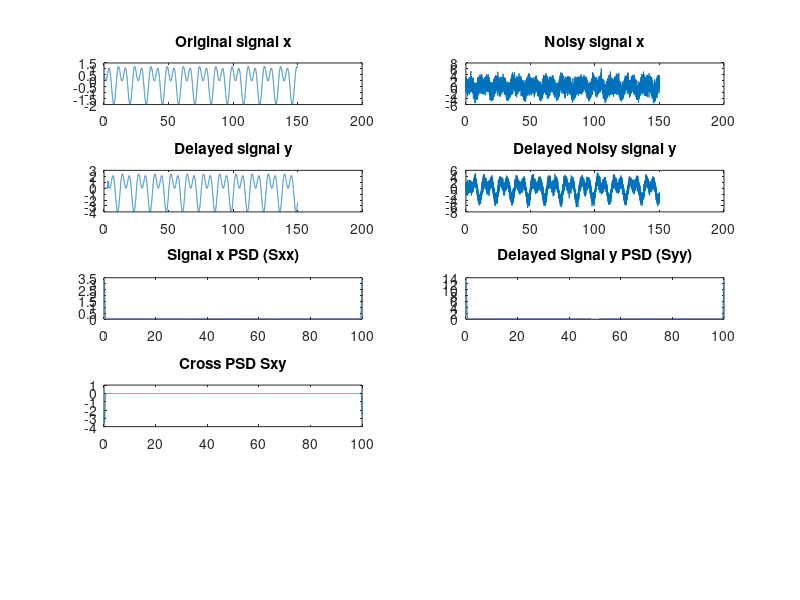

This chart was generated by the following MATLAB code: (Note: this script raises an error after producing the figure.)
%%%%%%%%%%%%%%%%%%%%%%%%%%%%%%%%%%%%%%%%%%%%%%%%
% Generalized Cross Correlation with added noise
%%%%%%%%%%%%%%%%%%%%%%%%%%%%%%%%%%%%%%%%%%%%%%%%

clear all;
fs = 100;
Ts = 1/fs;
n = [0:Ts:150];
fftlength=2*length(n);
delay = 300;                % delay in samples (delay*Ts = sec)

w1 = -0.5;                                  % s1 freq in radians
w2 = 1;                                     % s2 freq in radians
theta1 = 0.6;                               % s1 phase
theta2 = 1.8;                               % s2 phase

s1 = exp(i*(w1.*n + theta1));               % s1 signal
s2 = exp(i*(w2.*n + theta2));               % s2 signal

% Multiplicative Noise (Rayleigh)
alpha1 = 1.38;
poly1 = [1, 0.2, 0.3, 0.5];
s1noise = sqrt(alpha1)*randn(1,length(n));
s1noise = filter(poly1,1,s1noise);        % MA(3) process

alpha2 = 2;
poly2 = [1, -0.5];
s2noise = sqrt(alpha2)*randn(1,length(n)); 
s2noise = filter(poly2,1,s2noise);        % AR(1) process

% Additive Noise (AWGN)
alphav1 = 1.28;
polyv1 = [1, 0.5];
v1 = sqrt(alphav1)*randn(1,length(n));
v1 = filter(polyv1,1,v1);          % MA(1) process

alphav2 = 0.31;
polyv2 = [1, 1.2];
v2 = sqrt(alphav2)*randn(1,length(n));
v2 = filter(polyv2,1,v2);          % MA(1) process

% Generate the noisy signal 
x = s1 + s2;
%xnoisy = s1noise.*x + v1;  
xnoisy = x + v1;

y = filter([1 1], 1, x);  % Create delayed version of x
y = [zeros(1,delay) y];
y = y(1:length(x));
%ynoisy = s2noise.*y + v2;
ynoisy = y + v2;

% Get power spectra of x, y and cross power spectra
[Sxx, Fxx] = pwelch(xnoisy,[],[],fftlength,fs);
[Syy, Fyy] = pwelch(ynoisy,[],[],fftlength,fs);
[Sxy, Fxy] = cpsd(xnoisy,ynoisy,[],[],fftlength,fs);

figure(1);
subplot(521); plot(n,x); title('Original signal x');
subplot(522); plot(n,xnoisy); title('Noisy signal x');
subplot(523); plot(n,y); title('Delayed signal y');
subplot(524); plot(n,ynoisy); title('Delayed Noisy signal y');
subplot(525); plot(Fxx,Sxx); title('Signal x PSD (Sxx)');
subplot(526); plot(Fyy,Syy); title('Delayed Signal y PSD (Syy)');
subplot(527); plot(Fxy,Sxy); title('Cross PSD Sxy');

% Obtain generalized cross correlation 
[corr1, t1] = GCC('unfiltered',Sxx, Syy, Sxy,fs,length(n));
[corr2, t2] = GCC('scot', Sxx, Syy, Sxy,fs,length(n));
[corr3, t3] = GCC('roth', Sxx, Syy, Sxy,fs,length(n));
[corr4, t4] = GCC('phat', Sxx, Syy, Sxy,fs,length(n));
[corr5, t5] = GCC('cps-m', Sxx, Syy, Sxy,fs,length(n));
[corr6, t6] = GCC('ht', Sxx, Syy, Sxy,fs,length(n));

figure(2);
subplot(321);
plot(t1,corr1);
axis([-5 5 -1 2]);
[m,k] = max(corr1);
k = t1(k);
title('Unfiltered GCC');
text(0.7,1.5,strcat(num2str(k),'sec'));

subplot(322);
plot(t2,corr2);
axis([-5 5 -1 2]);
[m,k] = max(corr2);
k = t2(k);
title('SCOT GCC');
text(0.7,1.5,strcat(num2str(k),'sec'));

subplot(323);
plot(t3,corr3);
axis([-5 5 -1 2]);
[m,k] = max(corr3);
k = t3(k);
title('ROTH GCC');
text(0.7,1.5,strcat(num2str(k),'sec'));

subplot(324);
plot(t4,corr4);
axis([-5 5 -1 2]);
[m,k] = max(corr4);
k = t4(k);
title('PHAT GCC');
text(0.7,1.5,strcat(num2str(k),'sec'));

subplot(325);
plot(t5,corr5);
axis([-5 5 -1 2]);
[m,k] = max(corr5);
k = t5(k);
title('cps-m GCC');
text(0.7,1.5,strcat(num2str(k),'sec'));

subplot(326);
plot(t6,corr6);
axis([-5 5 -1 2]);
[m,k] = max(corr6);
k = t6(k);
title('HT GCC');
text(0.7,1.5,strcat(num2str(k),'sec'));


